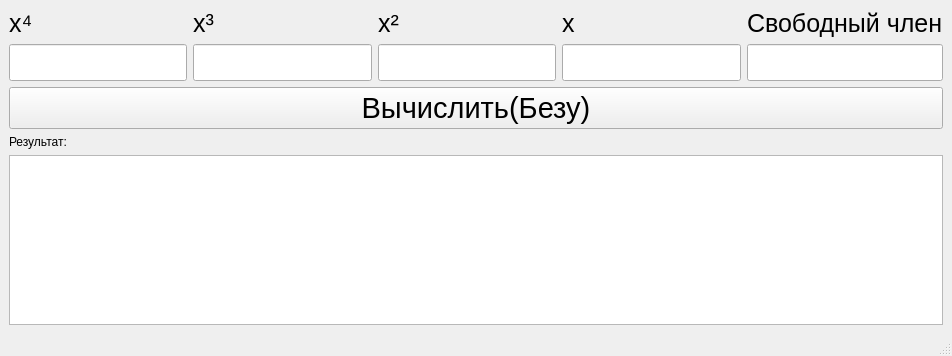
<?xml version="1.0" encoding="UTF-8"?>
<ui version="4.0">
 <class>Bezu</class>
 <widget class="QMainWindow" name="Bezu">
  <property name="geometry">
   <rect>
    <x>0</x>
    <y>0</y>
    <width>952</width>
    <height>356</height>
   </rect>
  </property>
  <property name="windowTitle">
   <string>MainWindow</string>
  </property>
  <widget class="QWidget" name="centralwidget">
   <layout class="QVBoxLayout" name="verticalLayout_7">
    <item>
     <layout class="QGridLayout" name="gridLayout">
      <item row="3" column="0">
       <widget class="QTextEdit" name="result">
        <property name="font">
         <font>
          <pointsize>15</pointsize>
         </font>
        </property>
       </widget>
      </item>
      <item row="2" column="0">
       <widget class="QLabel" name="label_6">
        <property name="text">
         <string>Результат:</string>
        </property>
       </widget>
      </item>
      <item row="1" column="0">
       <widget class="QPushButton" name="pushButton">
        <property name="font">
         <font>
          <pointsize>22</pointsize>
         </font>
        </property>
        <property name="text">
         <string>Вычислить(Безу)</string>
        </property>
       </widget>
      </item>
      <item row="0" column="0">
       <layout class="QHBoxLayout" name="horizontalLayout_3">
        <item>
         <layout class="QVBoxLayout" name="verticalLayout_2">
          <item>
           <widget class="QLabel" name="label">
            <property name="sizePolicy">
             <sizepolicy hsizetype="Maximum" vsizetype="Maximum">
              <horstretch>5</horstretch>
              <verstretch>3</verstretch>
             </sizepolicy>
            </property>
            <property name="minimumSize">
             <size>
              <width>8</width>
              <height>10</height>
             </size>
            </property>
            <property name="font">
             <font>
              <pointsize>19</pointsize>
              <weight>50</weight>
              <italic>false</italic>
              <bold>false</bold>
              <underline>false</underline>
              <strikeout>false</strikeout>
              <stylestrategy>PreferDefault</stylestrategy>
             </font>
            </property>
            <property name="cursor">
             <cursorShape>CrossCursor</cursorShape>
            </property>
            <property name="mouseTracking">
             <bool>false</bool>
            </property>
            <property name="focusPolicy">
             <enum>Qt::NoFocus</enum>
            </property>
            <property name="contextMenuPolicy">
             <enum>Qt::DefaultContextMenu</enum>
            </property>
            <property name="layoutDirection">
             <enum>Qt::LeftToRight</enum>
            </property>
            <property name="autoFillBackground">
             <bool>true</bool>
            </property>
            <property name="text">
             <string>x⁴ </string>
            </property>
           </widget>
          </item>
          <item>
           <widget class="QLineEdit" name="cof4">
            <property name="font">
             <font>
              <pointsize>19</pointsize>
             </font>
            </property>
           </widget>
          </item>
         </layout>
        </item>
        <item>
         <layout class="QVBoxLayout" name="verticalLayout">
          <item>
           <widget class="QLabel" name="label_2">
            <property name="minimumSize">
             <size>
              <width>8</width>
              <height>8</height>
             </size>
            </property>
            <property name="font">
             <font>
              <pointsize>19</pointsize>
             </font>
            </property>
            <property name="layoutDirection">
             <enum>Qt::LeftToRight</enum>
            </property>
            <property name="autoFillBackground">
             <bool>true</bool>
            </property>
            <property name="text">
             <string>x³</string>
            </property>
           </widget>
          </item>
          <item>
           <widget class="QLineEdit" name="cof3">
            <property name="font">
             <font>
              <pointsize>19</pointsize>
             </font>
            </property>
           </widget>
          </item>
         </layout>
        </item>
        <item>
         <layout class="QVBoxLayout" name="verticalLayout_3">
          <item>
           <widget class="QLabel" name="label_3">
            <property name="minimumSize">
             <size>
              <width>8</width>
              <height>8</height>
             </size>
            </property>
            <property name="font">
             <font>
              <pointsize>19</pointsize>
             </font>
            </property>
            <property name="layoutDirection">
             <enum>Qt::LeftToRight</enum>
            </property>
            <property name="autoFillBackground">
             <bool>true</bool>
            </property>
            <property name="text">
             <string>x²</string>
            </property>
           </widget>
          </item>
          <item>
           <widget class="QLineEdit" name="cof2">
            <property name="font">
             <font>
              <pointsize>19</pointsize>
             </font>
            </property>
           </widget>
          </item>
         </layout>
        </item>
        <item>
         <layout class="QVBoxLayout" name="verticalLayout_4">
          <item>
           <widget class="QLabel" name="label_4">
            <property name="font">
             <font>
              <pointsize>19</pointsize>
             </font>
            </property>
            <property name="text">
             <string>x</string>
            </property>
           </widget>
          </item>
          <item>
           <widget class="QLineEdit" name="cof">
            <property name="font">
             <font>
              <pointsize>19</pointsize>
             </font>
            </property>
           </widget>
          </item>
         </layout>
        </item>
        <item>
         <layout class="QVBoxLayout" name="verticalLayout_6">
          <item>
           <widget class="QLabel" name="label_5">
            <property name="font">
             <font>
              <pointsize>19</pointsize>
             </font>
            </property>
            <property name="text">
             <string>Свободный член</string>
            </property>
           </widget>
          </item>
          <item>
           <widget class="QLineEdit" name="cof0">
            <property name="font">
             <font>
              <pointsize>19</pointsize>
             </font>
            </property>
           </widget>
          </item>
         </layout>
        </item>
       </layout>
      </item>
     </layout>
    </item>
   </layout>
  </widget>
  <widget class="QMenuBar" name="menubar">
   <property name="geometry">
    <rect>
     <x>0</x>
     <y>0</y>
     <width>952</width>
     <height>18</height>
    </rect>
   </property>
  </widget>
  <widget class="QStatusBar" name="statusbar"/>
 </widget>
 <resources/>
 <connections/>
</ui>
